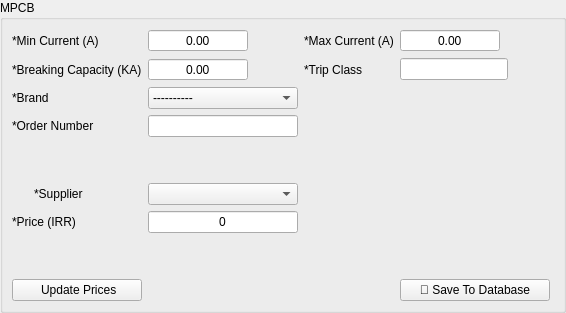
      <widget class="QWidget" name="mpcb">
       <layout class="QGridLayout" name="gridLayout_10">
        <property name="leftMargin">
         <number>0</number>
        </property>
        <property name="topMargin">
         <number>0</number>
        </property>
        <property name="rightMargin">
         <number>0</number>
        </property>
        <property name="bottomMargin">
         <number>0</number>
        </property>
        <item row="0" column="0">
         <widget class="QGroupBox" name="groupBox_5">
          <property name="title">
           <string>MPCB</string>
          </property>
          <layout class="QGridLayout" name="gridLayout_9">
           <item row="1" column="0" colspan="2">
            <widget class="QLabel" name="label_35">
             <property name="text">
              <string>*Min Current (A)</string>
             </property>
            </widget>
           </item>
           <item row="4" column="0" colspan="2">
            <widget class="QLabel" name="label_31">
             <property name="text">
              <string>*Order Number</string>
             </property>
            </widget>
           </item>
           <item row="11" column="7" colspan="2">
            <widget class="QPushButton" name="mpcb_save_btn">
             <property name="maximumSize">
              <size>
               <width>150</width>
               <height>16777215</height>
              </size>
             </property>
             <property name="text">
              <string>💾 Save To Database</string>
             </property>
            </widget>
           </item>
           <item row="2" column="7">
            <widget class="QLineEdit" name="trip_class">
             <property name="minimumSize">
              <size>
               <width>0</width>
               <height>0</height>
              </size>
             </property>
             <property name="alignment">
              <set>Qt::AlignCenter</set>
             </property>
            </widget>
           </item>
           <item row="3" column="3">
            <widget class="QComboBox" name="mpcb_brand">
             <item>
              <property name="text">
               <string>----------</string>
              </property>
             </item>
             <item>
              <property name="text">
               <string>Schneider Electric</string>
              </property>
             </item>
             <item>
              <property name="text">
               <string>Siemens</string>
              </property>
             </item>
             <item>
              <property name="text">
               <string>Hyundai</string>
              </property>
             </item>
            </widget>
           </item>
           <item row="5" column="3">
            <spacer name="verticalSpacer_15">
             <property name="orientation">
              <enum>Qt::Vertical</enum>
             </property>
             <property name="sizeType">
              <enum>QSizePolicy::Minimum</enum>
             </property>
             <property name="sizeHint" stdset="0">
              <size>
               <width>20</width>
               <height>40</height>
              </size>
             </property>
            </spacer>
           </item>
           <item row="6" column="1">
            <widget class="QLabel" name="label_29">
             <property name="text">
              <string>*Supplier</string>
             </property>
            </widget>
           </item>
           <item row="4" column="3">
            <widget class="QLineEdit" name="mpcb_order_number">
             <property name="minimumSize">
              <size>
               <width>150</width>
               <height>0</height>
              </size>
             </property>
            </widget>
           </item>
           <item row="9" column="5">
            <spacer name="verticalSpacer">
             <property name="orientation">
              <enum>Qt::Vertical</enum>
             </property>
             <property name="sizeHint" stdset="0">
              <size>
               <width>20</width>
               <height>40</height>
              </size>
             </property>
            </spacer>
           </item>
           <item row="2" column="3">
            <widget class="QDoubleSpinBox" name="mpcb_breaking_capacity">
             <property name="minimumSize">
              <size>
               <width>62</width>
               <height>0</height>
              </size>
             </property>
             <property name="maximumSize">
              <size>
               <width>100</width>
               <height>16777215</height>
              </size>
             </property>
             <property name="alignment">
              <set>Qt::AlignCenter</set>
             </property>
             <property name="buttonSymbols">
              <enum>QAbstractSpinBox::NoButtons</enum>
             </property>
            </widget>
           </item>
           <item row="1" column="7">
            <widget class="QDoubleSpinBox" name="mpcb_max_current">
             <property name="minimumSize">
              <size>
               <width>62</width>
               <height>0</height>
              </size>
             </property>
             <property name="maximumSize">
              <size>
               <width>100</width>
               <height>16777215</height>
              </size>
             </property>
             <property name="alignment">
              <set>Qt::AlignCenter</set>
             </property>
             <property name="buttonSymbols">
              <enum>QAbstractSpinBox::NoButtons</enum>
             </property>
            </widget>
           </item>
           <item row="2" column="5">
            <widget class="QLabel" name="label_41">
             <property name="text">
              <string>*Trip Class</string>
             </property>
            </widget>
           </item>
           <item row="6" column="0">
            <widget class="QPushButton" name="mpcb_add_supplier_btn">
             <property name="maximumSize">
              <size>
               <width>16</width>
               <height>16</height>
              </size>
             </property>
             <property name="styleSheet">
              <string notr="true">QPushButton {
    background-color: rgba(0, 0, 0, 0); /* Fully transparent background */
    border: none;                      /* Optional: remove the border */
}
QPushButton:hover {
	color: #d3dae3;
	padding: 2px;
	background-color: #F77F00;
}

QPushButton:pressed {
	color: #d3dae3;
	padding: 2px;
	background-color: #F77F00;
}
QPushButton:pressed {
	color: #d3dae3;
	padding: 2px;
	background-color: #2c2f2f;
}</string>
             </property>
             <property name="text">
              <string/>
             </property>
             <property name="icon">
              <iconset>
               <normaloff>../../assets/plus.png</normaloff>../../assets/plus.png</iconset>
             </property>
            </widget>
           </item>
           <item row="1" column="3">
            <widget class="QDoubleSpinBox" name="mpcb_min_current">
             <property name="minimumSize">
              <size>
               <width>62</width>
               <height>0</height>
              </size>
             </property>
             <property name="maximumSize">
              <size>
               <width>100</width>
               <height>16777215</height>
              </size>
             </property>
             <property name="alignment">
              <set>Qt::AlignCenter</set>
             </property>
             <property name="buttonSymbols">
              <enum>QAbstractSpinBox::NoButtons</enum>
             </property>
            </widget>
           </item>
           <item row="1" column="5">
            <widget class="QLabel" name="label_39">
             <property name="text">
              <string>*Max Current (A)</string>
             </property>
            </widget>
           </item>
           <item row="8" column="0" colspan="2">
            <widget class="QLabel" name="label_38">
             <property name="text">
              <string>*Price (IRR)</string>
             </property>
            </widget>
           </item>
           <item row="2" column="0" colspan="2">
            <widget class="QLabel" name="label_40">
             <property name="text">
              <string>*Breaking Capacity (KA)</string>
             </property>
            </widget>
           </item>
           <item row="8" column="3">
            <widget class="QLineEdit" name="mpcb_price">
             <property name="text">
              <string>0</string>
             </property>
             <property name="alignment">
              <set>Qt::AlignCenter</set>
             </property>
            </widget>
           </item>
           <item row="3" column="0" colspan="2">
            <widget class="QLabel" name="label_32">
             <property name="text">
              <string>*Brand</string>
             </property>
            </widget>
           </item>
           <item row="6" column="3">
            <widget class="QComboBox" name="mpcb_supplier_list"/>
           </item>
           <item row="11" column="0" colspan="2">
            <widget class="QPushButton" name="update_mpcb_prices_btn">
             <property name="maximumSize">
              <size>
               <width>150</width>
               <height>16666</height>
              </size>
             </property>
             <property name="toolTip">
              <string/>
             </property>
             <property name="styleSheet">
              <string notr="true"/>
             </property>
             <property name="text">
              <string> Update Prices</string>
             </property>
             <property name="icon">
              <iconset>
               <normaloff>../../assets/refresh.png</normaloff>../../assets/refresh.png</iconset>
             </property>
             <property name="iconSize">
              <size>
               <width>17</width>
               <height>17</height>
              </size>
             </property>
            </widget>
           </item>
           <item row="1" column="8">
            <spacer name="horizontalSpacer_5">
             <property name="orientation">
              <enum>Qt::Horizontal</enum>
             </property>
             <property name="sizeType">
              <enum>QSizePolicy::Minimum</enum>
             </property>
             <property name="sizeHint" stdset="0">
              <size>
               <width>40</width>
               <height>20</height>
              </size>
             </property>
            </spacer>
           </item>
          </layout>
         </widget>
        </item>
       </layout>
      </widget>
